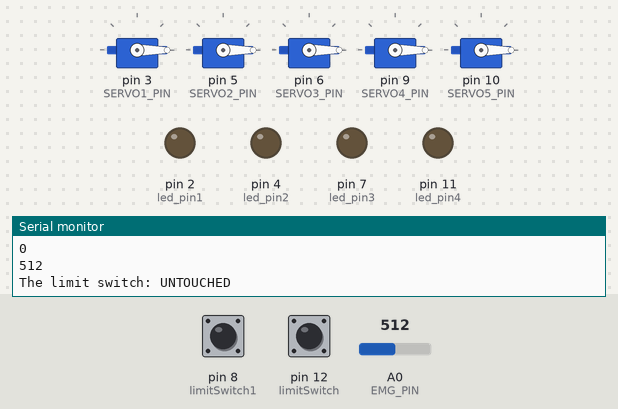
The sketch below on a simulated Arduino Uno, built with avr-gcc and run on an emulated ATmega328P. Parts: 5 × servo, output pins drawn as LEDs (lit = HIGH), the last lines printed to the serial monitor. The test bench sets the inputs (shaded band); at power-on: pin 12 (limitSwitch) HIGH, A0 (EMG_PIN) = 512, pin 8 (limitSwitch1) HIGH.

Above: at 1.7 s.
1.8 s: pin 12 (limitSwitch) pulled LOW for 1.15 s
At 2.8 s:
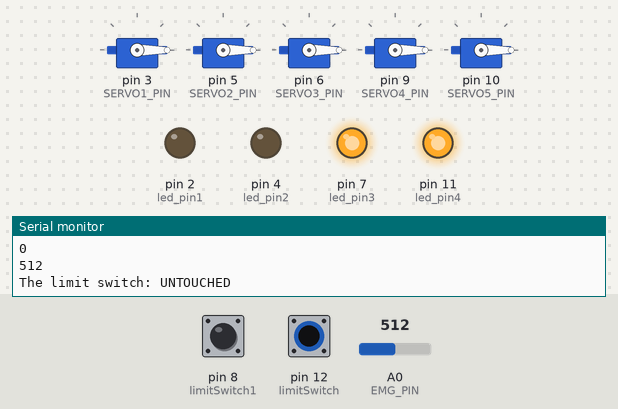
4.5 s: A0 (EMG_PIN) set to 538
6.0 s: A0 (EMG_PIN) set to 561
At 7.7 s:
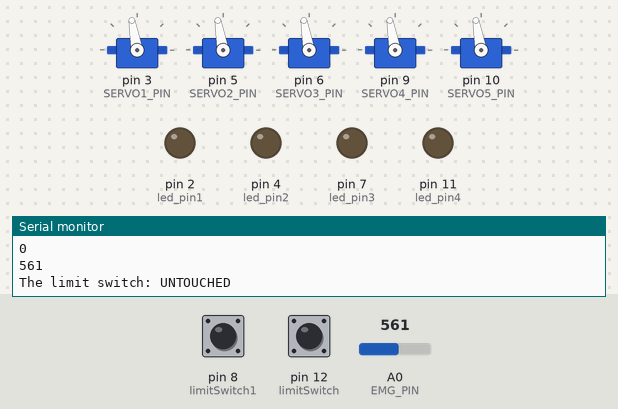
8.0 s: pin 12 (limitSwitch) pulled LOW for 1.15 s
At 9.1 s:
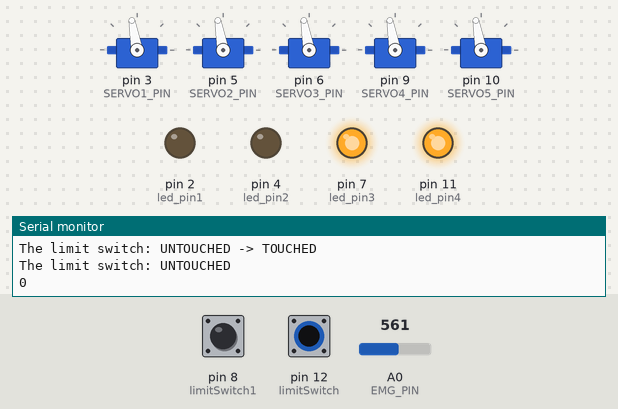
11.5 s: pin 8 (limitSwitch1) pulled LOW for 3.2 s
At 15.0 s:
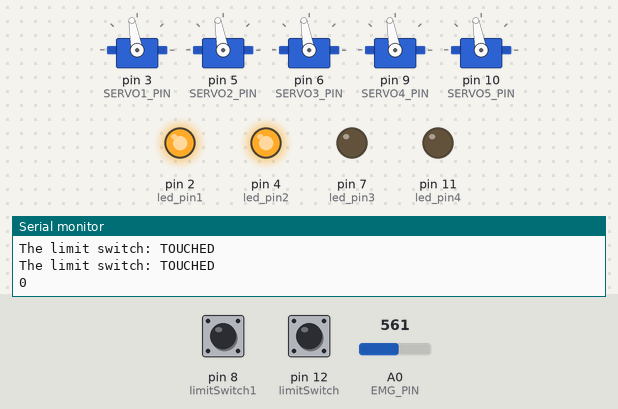
18.9 s: pin 12 (limitSwitch) pulled LOW for 3.2 s
At 20.8 s:
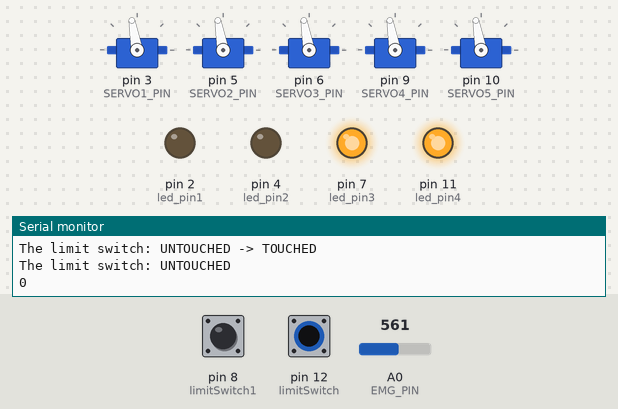
Timing chart, 0 to 25.6 s (numbered marks = the images above; inputs shaded):
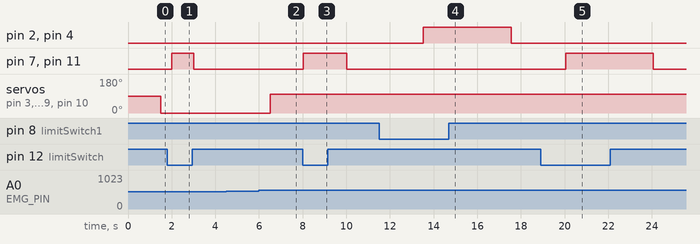

The sketch:

Prosthetic_Arm.ino
```cpp
#include <Servo.h>


int THRESHOLD = 550;
#define EMG_PIN 0


#define SERVO1_PIN 3
#define SERVO2_PIN 5
#define SERVO3_PIN 6
#define SERVO4_PIN 9
#define SERVO5_PIN 10


#include <ezButton.h>

int led_pin1 = 2;
int led_pin2 = 4;
int led_pin3 = 7;
int led_pin4 = 11;
//int led_pin5 = A5;

//servo object
Servo servo_1;
Servo servo_2;
Servo servo_3;
Servo servo_4;
Servo servo_5;


int value = 0;


ezButton limitSwitch1(8);  // create ezButton object that attach to pin 7;
ezButton limitSwitch(12);

void setup() {
  Serial.begin(9600);
  limitSwitch1.setDebounceTime(500); // set debounce time to 50 milliseconds
  servo_1.attach(SERVO1_PIN);
  servo_2.attach(SERVO2_PIN);
  servo_3.attach(SERVO3_PIN);
  servo_4.attach(SERVO4_PIN);
  servo_5.attach(SERVO5_PIN);

  pinMode(led_pin1, OUTPUT);
  digitalWrite(led_pin1, LOW);
  pinMode(led_pin2, OUTPUT);
  digitalWrite(led_pin2, LOW);
  pinMode(led_pin3, OUTPUT);
  digitalWrite(led_pin3, LOW);
  pinMode(led_pin4, OUTPUT);
  digitalWrite(led_pin4, LOW);
  //pinMode(led_pin5, OUTPUT);
  //digitalWrite(led_pin5, LOW);
  delay(500);


}

void MySwitch() {
  limitSwitch1.loop(); // MUST call the loop() function first

  if(limitSwitch1.isPressed())
    Serial.println("The limit switch: UNTOUCHED -> TOUCHED");

  if(limitSwitch1.isReleased())
    Serial.println("The limit switch: TOUCHED -> UNTOUCHED");

  int state = limitSwitch1.getState();
  if(state == HIGH){
    Serial.println("The limit switch: UNTOUCHED");
    digitalWrite(led_pin1, LOW);
    digitalWrite(led_pin2, LOW);
    delay(500);
  }
  if(state == LOW){
    Serial.println("The limit switch: TOUCHED");
    digitalWrite(led_pin1, HIGH);
    digitalWrite(led_pin2, HIGH);
    delay(500);
  }
}

void MySwitch1() {
  limitSwitch.loop(); // MUST call the loop() function first

  if(limitSwitch.isPressed())
    Serial.println("The limit switch: UNTOUCHED -> TOUCHED");

  if(limitSwitch.isReleased())
    Serial.println("The limit switch: TOUCHED -> UNTOUCHED");

  int state = limitSwitch.getState();
  if(state == LOW){
    Serial.println("The limit switch: UNTOUCHED");
    digitalWrite(led_pin3, HIGH);
    digitalWrite(led_pin4, HIGH);
    delay(500);
  }
  if(state == HIGH){
    Serial.println("The limit switch: TOUCHED");
    digitalWrite(led_pin3, LOW);
    digitalWrite(led_pin4, LOW);
    delay(500);
  }
}

void sendsensor(){
  int value = analogRead(EMG_PIN);
  Serial.println(EMG_PIN);
  if(value > THRESHOLD){
    servo_1.write(100);
    servo_2.write(100);
    servo_3.write(100);
    servo_4.write(100);
    servo_5.write(100);
    delay(1000);

 }
 if(value <= THRESHOLD){
  servo_1.write(0);
  servo_2.write(0);
  servo_3.write(0);
  servo_4.write(0);
  servo_5.write(0);
 }

 Serial.println(value);

}

void loop(){
 MySwitch();
 MySwitch1();
 sendsensor();
}
```

Measured:
- the behaviour switches between 550 and 551 on A0 (EMG_PIN) (found by bisection; images 1 and 2)
- after the input at 1.8 s, pin 7 (led_pin3), pin 11 (led_pin4): LOW → HIGH after 0.21 s, → LOW 1.0 s later
- after the input at 6.0 s, servo on pin 3 (SERVO1_PIN), servo on pin 5 (SERVO2_PIN), servo on pin 6 (SERVO3_PIN), servo on pin 9 (SERVO4_PIN), servo on pin 10 (SERVO5_PIN): 0° → 100° after 0.51 s
- after the input at 8.0 s, pin 7 (led_pin3), pin 11 (led_pin4): LOW → HIGH at once, → LOW 2.0 s later
- after the input at 11.5 s, pin 2 (led_pin1), pin 4 (led_pin2): LOW → HIGH after 2.0 s, → LOW 4.0 s later
- after the input at 18.9 s, pin 7 (led_pin3), pin 11 (led_pin4): LOW → HIGH after 1.2 s, → LOW 4.0 s later
